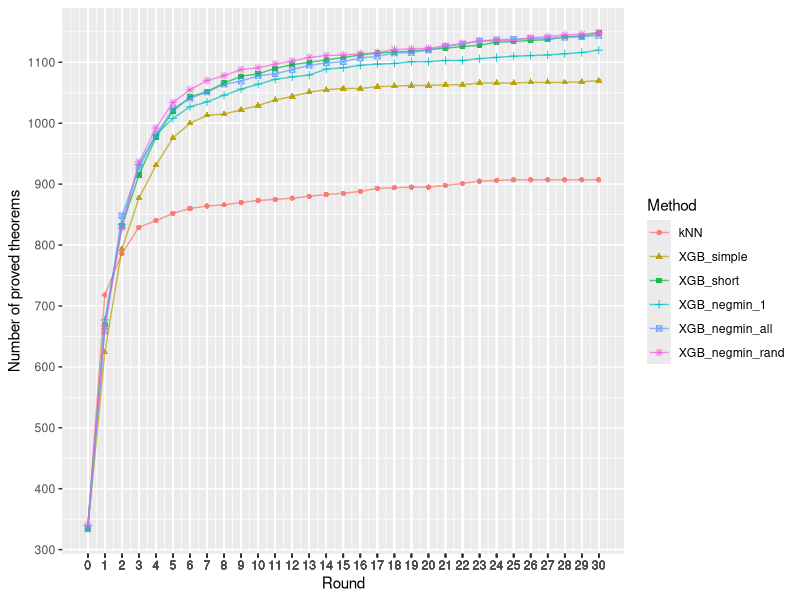
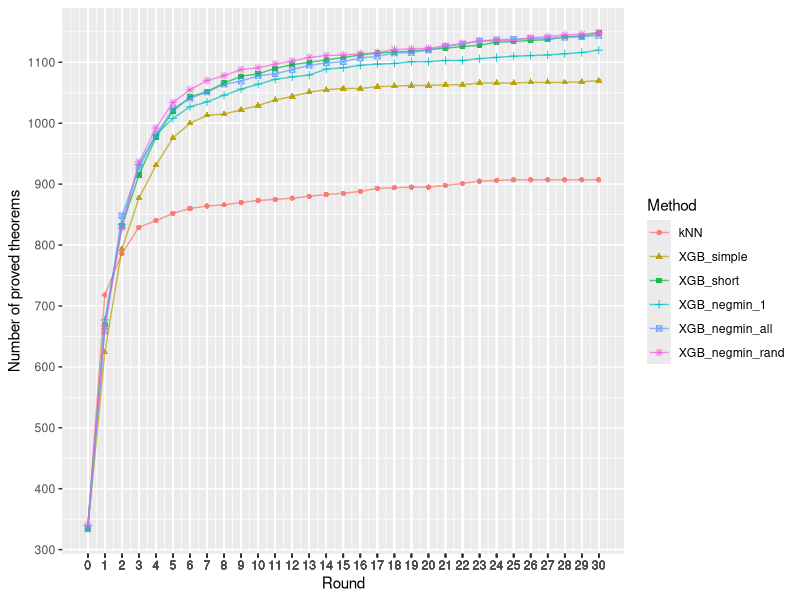

Source code (R) for these figures, in order:
library(ggplot2)
library(reshape)

knn<-read.csv('data/loop_knn_mptp2078.csv', header=F)
simple<-read.csv('data/loop_simple_mptp2078_new.csv', header=F)
short<-read.csv('data/loop_short_mptp2078_new.csv', header=F)
negmin_1<-read.csv('data/loop_negmin_1_mptp2078_new.csv', header=F)
negmin_2<-read.csv('data/loop_negmin_2_mptp2078_new.csv', header=F)
negmin_rand<-read.csv('data/loop_negmin_rand_mptp2078_new.csv', header=F)
negmin_all<-read.csv('data/loop_negmin_all_mptp2078_new.csv', header=F)

data<-data.frame(
	Round=seq(0,30),
	kNN=knn[1:31,],
	XGB_simple=simple[1:31,],
	XGB_short=short[1:31,],
	XGB_negmin_1=negmin_1[1:31,],
#	XGB_negmin_2=negmin_2[1:31,],
	XGB_negmin_all=negmin_all[1:31,],
	XGB_negmin_rand=negmin_rand[1:31,]
	)

data_melt<-melt(data, c("Round"))
colnames(data_melt)<-c("Round", "Method", "Number of proved theorems")
print(data_melt)

ggplot(data_melt, aes(x=`Round`, y=`Number of proved theorems`)) +
	geom_point(aes(color=Method, shape=Method), alpha=0.9) +
	geom_line(aes(color=Method), alpha=0.7) +
	scale_y_continuous(breaks=c(300,400,500,600,700,800,900,1000,1100)) +
	scale_x_continuous(breaks=data_melt$Round)
#	theme(axis.text.x=element_text(angle=31,hjust=1,vjust=1))
ggsave('loops.png', device='png', height=4, width=7.8, dpi=800)
